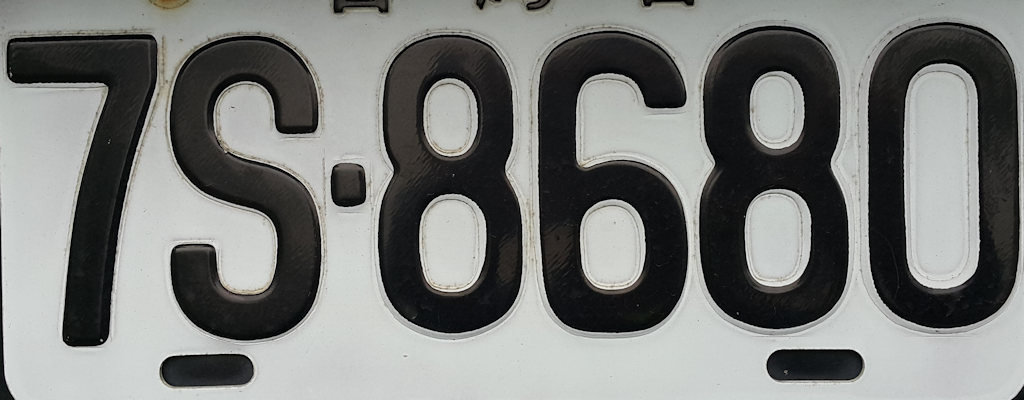
#> input picture 0727/license_plate.bmp, 1024 x 400 px, found by its file name
$ jupyter execute sobel.ipynb   (older library calls are emulated)
#> lines starting #> are read from the running program, lines starting #| are printed output that depends on the picture
[cell 1]
from google.colab import drive
drive.mount('/content/drive')

[cell 2]
import cv2
import google.colab.patches as colab
import numpy as np
import matplotlib.pyplot as plt

[cell 3]
inImage =cv2.imread("/content/drive/MyDrive/license_plate.bmp",0)
#> inImage: shape (400, 1024); min 0, max 239, mean 123.6

[cell 4]
grad_X =cv2.Sobel(inImage,cv2.CV_16S,1,0)
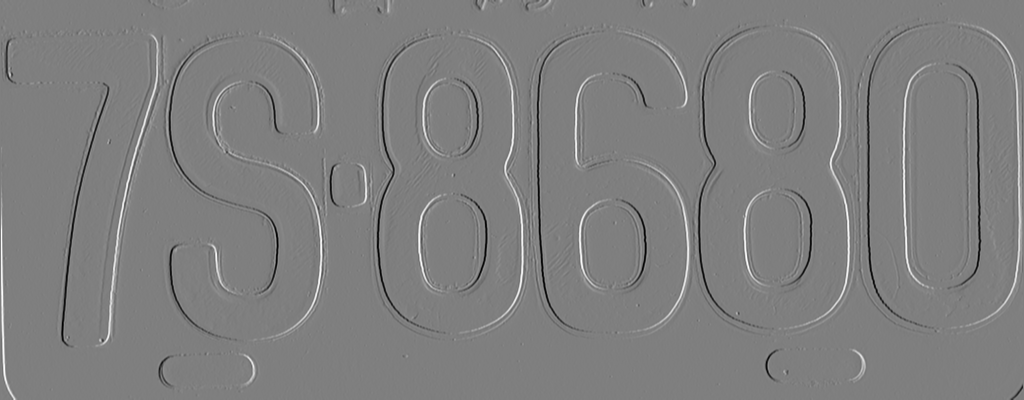
#> grad_X: shape (400, 1024) int16; min -902, max 906, mean 0.5; drawn with min black and max white
grad_y =cv2.Sobel(inImage,cv2.CV_16S,0,1)
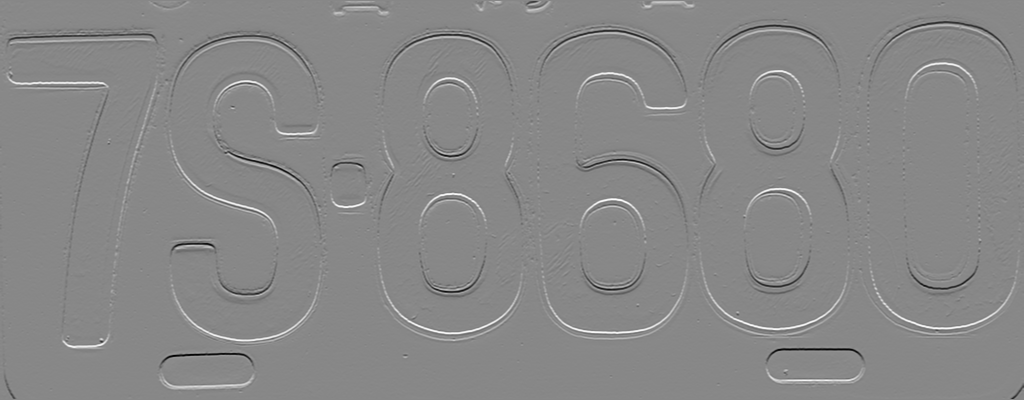
#> grad_y: shape (400, 1024) int16; min -929, max 816, mean 1.6; drawn with min black and max white

[cell 5]
abs_grad_x =cv2.convertScaleAbs(grad_X)
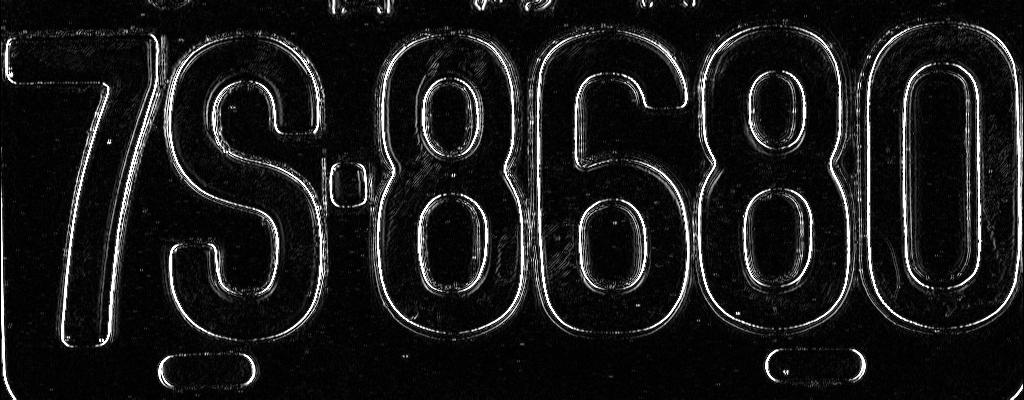
#> abs_grad_x: shape (400, 1024); min 0, max 255, mean 25.3
abs_grad_y =cv2.convertScaleAbs(grad_y)
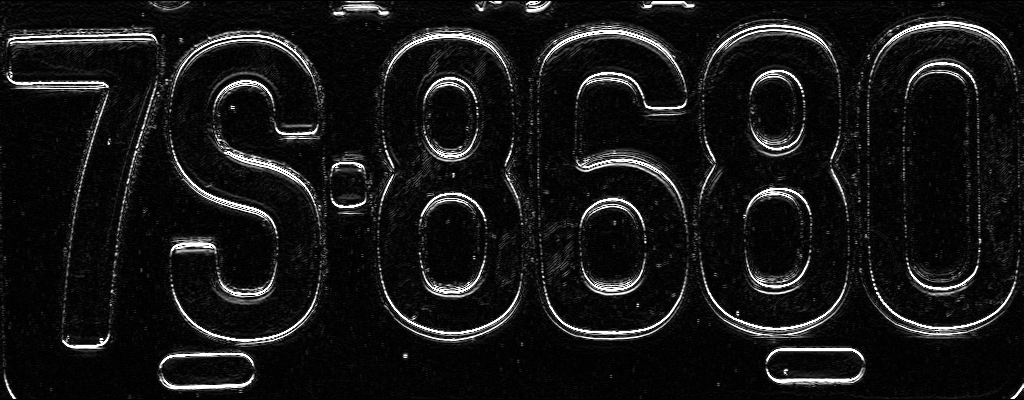
#> abs_grad_y: shape (400, 1024); min 0, max 255, mean 22.1

[cell 6]
print(abs_grad_x.shape)
#| (400, 1024)
print(abs_grad_y.shape)
#| (400, 1024)

grad_image =cv2.addWeighted(abs_grad_x ,1.0,abs_grad_y,1.0,0)
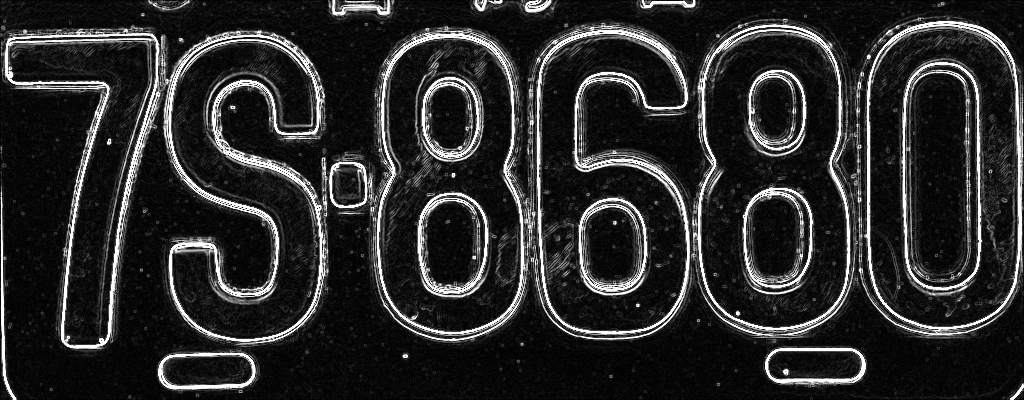
#> grad_image: shape (400, 1024); min 0, max 255, mean 42

thrv, binImage=cv2.threshold(grad_image,0,255,cv2.THRESH_BINARY+cv2.THRESH_OTSU)
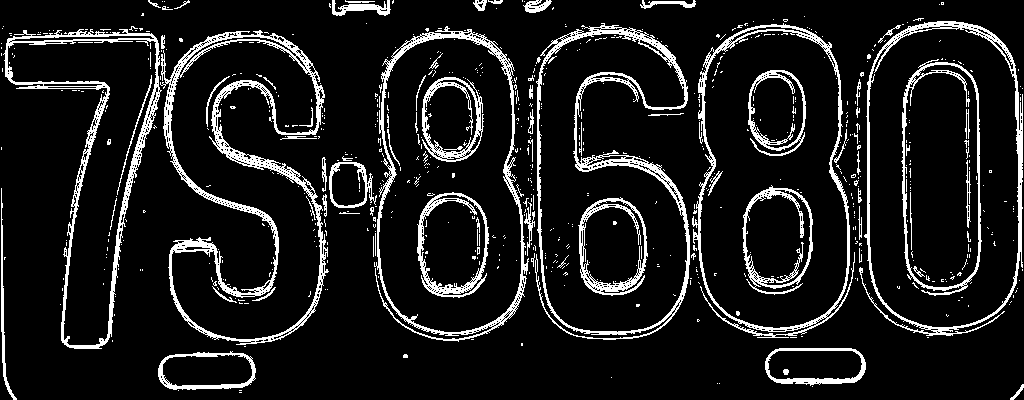
#> binImage: shape (400, 1024); 11.1% white in thin lines or dots
#> thrv = 116

colab.cv2_imshow(binImage)
